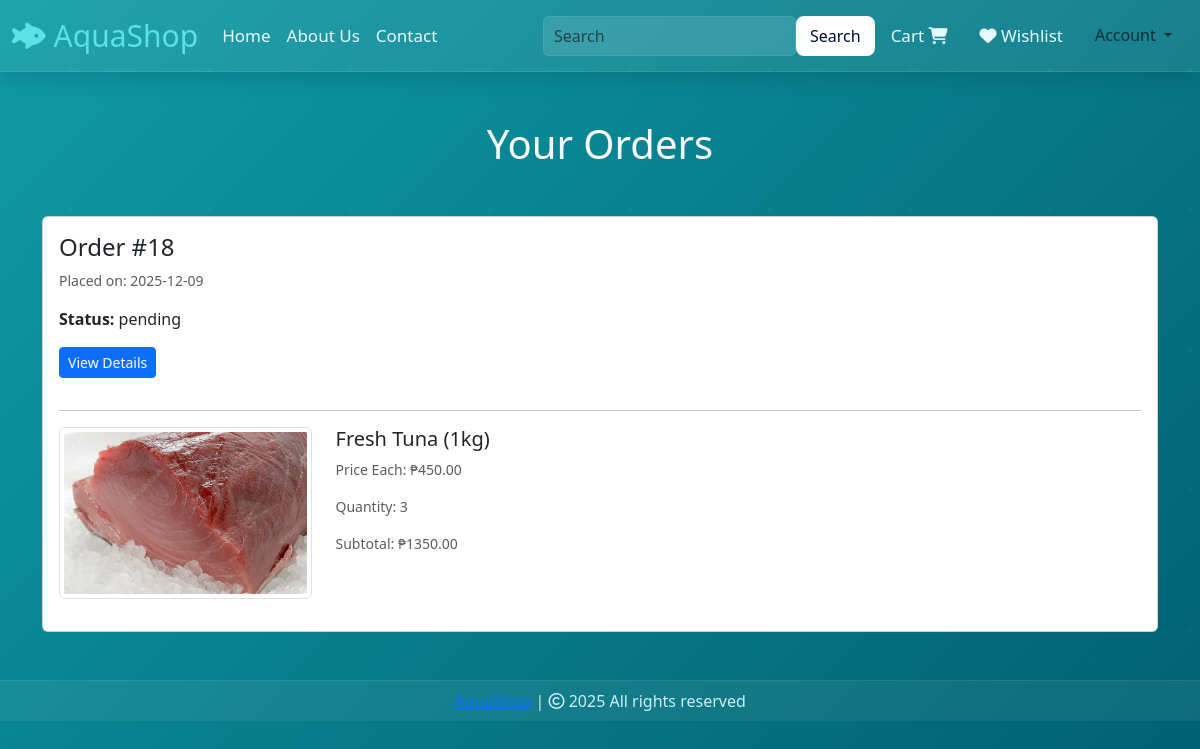
Page /orders (signed in) on the earlier database version.
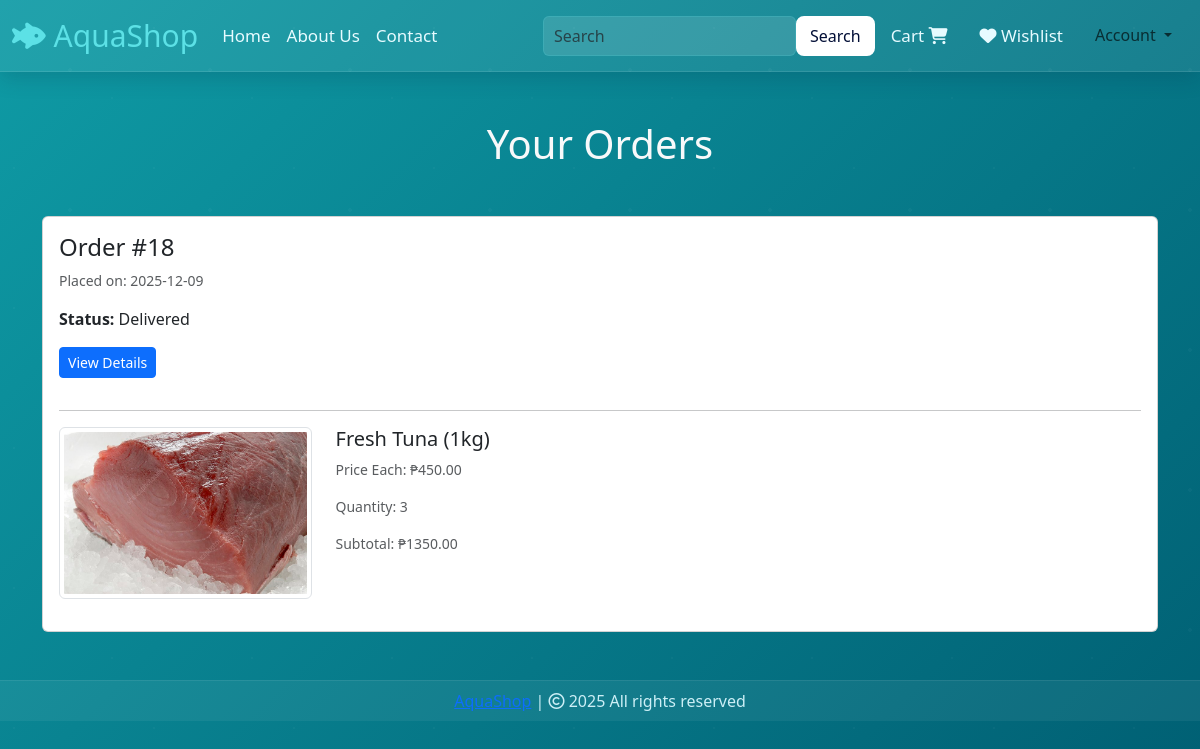
Same page on the later database version.
### website/models.py (models this page shows, shortened)
class Order(db.Model):
    __tablename__ = 'orders'
    id = db.Column(db.Integer, primary_key=True)
    customer_id = db.Column(db.Integer, db.ForeignKey('customer.id'), nullable=False)
    total_price = db.Column(db.Float, nullable=False)
    payment_method = db.Column(db.String(50))
    status = db.Column(db.String(50), default="Pending")
    payment_reference = db.Column(db.String(200), nullable=True)
    date_created = db.Column(db.DateTime, default=datetime.utcnow)
    items = db.relationship("OrderItem", backref="order", lazy=True, cascade="all, delete-orphan")

### website/views.py (the view)
@views.route("/orders")
@login_required
def orders():
    orders = Order.query.filter_by(customer_id=current_user.id)\
                        .order_by(Order.date_created.desc())\
                        .all()
    return render_template("orders.html", orders=orders)

### website/__init__.py (called while the page is built)
def create_app():
    app = Flask(__name__)
    app.config['SECRET_KEY'] = 'hbnwdvbn ajnbsjn ahe'
    app.config['SQLALCHEMY_DATABASE_URI'] = f'sqlite:///{DB_NAME}'
    db.init_app(app)
    @app.errorhandler(404)
    def page_not_found(error):
        return render_template('404.html')
    login_manager = LoginManager()
    login_manager.init_app(app)
    login_manager.login_view = 'auth.login'
    @login_manager.user_loader
    def load_user(id):
        return Customer.query.get(int(id))
    from .views import views
    from .auth import auth
    from .admin import admin
    from .models import Customer, Cart, Product, Order
    app.register_blueprint(views, url_prefix='/') # localhost:5000/about-us
    app.register_blueprint(auth, url_prefix='/') # localhost:5000/auth/change-password
    app.register_blueprint(admin, url_prefix='/')
    return app

### website/templates/orders.html (shortened to what this page needs)
{% extends 'base.html' %}
{% block body %}
<div class="container my-5">
    <h1 class="text-center mb-5 text-light">Your Orders</h1>
    {% if orders %}
        {% for order in orders %}
        <div class="card mb-4">
            <div class="card-body">
                <h4>Order #{{ order.id }}</h4>
                <p class="text-muted small">
                    Placed on: {{ order.date_created.strftime('%Y-%m-%d') }}
                </p>
                <p><strong>Status:</strong> {{ order.status }}</p>
                <a href="{{ url_for('views.order_details', order_id=order.id) }}"
                   class="btn btn-primary btn-sm mb-3">
                    View Details
                </a>
                <hr>
                {% for item in order.items %}
                <div class="row mb-3">
                    <div class="col-sm-3">
                        <img src="{{ item.product.product_picture }}"
                             class="img-fluid img-thumbnail">
                    </div>
                    <div class="col-sm-9">
                        <h5>{{ item.product.product_name }}</h5>
                        <p class="text-muted small">
                            Price Each: ₱{{ '%.2f'|format(item.price_each) }}
                        </p>
                        <p class="text-muted small">
                            Quantity: {{ item.quantity }}
                        </p>
                        <p class="text-muted small">
                            Subtotal: ₱{{ '%.2f'|format(item.price_each * item.quantity) }}
                        </p>
                    </div>
                </div>
                {% endfor %}
            </div>
        </div>
        {% endfor %}
    {% else %}
        <h2 class="text-center text-light">No orders found.</h2>
    {% endif %}
</div>
{% endblock %}

Differences in the rows shown:
changed Order id 18: status "pending" → "Delivered"
